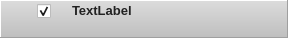
<?xml version="1.0" encoding="UTF-8"?>
<ui version="4.0">
 <class>impFrame</class>
 <widget class="QFrame" name="impFrame">
  <property name="geometry">
   <rect>
    <x>0</x>
    <y>0</y>
    <width>288</width>
    <height>38</height>
   </rect>
  </property>
  <property name="sizePolicy">
   <sizepolicy hsizetype="Preferred" vsizetype="Minimum">
    <horstretch>0</horstretch>
    <verstretch>0</verstretch>
   </sizepolicy>
  </property>
  <property name="windowTitle">
   <string>Frame</string>
  </property>
  <property name="styleSheet">
   <string notr="true">* {font-family: avenir, &quot;century gothic&quot;; color: #222;}
#title {font-size: 13px; font-weight: bold;}
:disabled {color:rgba(0,0,0,80);}
#impFrame { background: qlineargradient(spread:pad, x1:0 y1:1, x2:0 y2:0, stop:0 rgba(190, 190, 190), stop:1 rgba(220,220,220)) }
QLabel { qproperty-alignment: AlignRight; }
#closeButton{ font-size: 20pt; }
#closeButton:hover:!pressed { 
color: red;
}
</string>
  </property>
  <property name="frameShape">
   <enum>QFrame::Panel</enum>
  </property>
  <property name="frameShadow">
   <enum>QFrame::Raised</enum>
  </property>
  <layout class="QVBoxLayout" name="verticalLayout_2">
   <property name="spacing">
    <number>1</number>
   </property>
   <property name="topMargin">
    <number>0</number>
   </property>
   <property name="bottomMargin">
    <number>0</number>
   </property>
   <item>
    <layout class="QHBoxLayout" name="titleLayout">
     <property name="topMargin">
      <number>0</number>
     </property>
     <property name="rightMargin">
      <number>0</number>
     </property>
     <property name="bottomMargin">
      <number>0</number>
     </property>
     <item>
      <widget class="QFrame" name="arrowFrame">
       <property name="sizePolicy">
        <sizepolicy hsizetype="Preferred" vsizetype="Fixed">
         <horstretch>0</horstretch>
         <verstretch>0</verstretch>
        </sizepolicy>
       </property>
       <property name="minimumSize">
        <size>
         <width>24</width>
         <height>16</height>
        </size>
       </property>
       <property name="maximumSize">
        <size>
         <width>24</width>
         <height>24</height>
        </size>
       </property>
       <property name="styleSheet">
        <string notr="true">border: 0px;</string>
       </property>
       <property name="frameShape">
        <enum>QFrame::StyledPanel</enum>
       </property>
       <property name="frameShadow">
        <enum>QFrame::Raised</enum>
       </property>
      </widget>
     </item>
     <item>
      <widget class="QCheckBox" name="activeBox">
       <property name="minimumSize">
        <size>
         <width>34</width>
         <height>16</height>
        </size>
       </property>
       <property name="maximumSize">
        <size>
         <width>34</width>
         <height>16777215</height>
        </size>
       </property>
       <property name="text">
        <string/>
       </property>
       <property name="checked">
        <bool>true</bool>
       </property>
      </widget>
     </item>
     <item>
      <widget class="QLabel" name="title">
       <property name="sizePolicy">
        <sizepolicy hsizetype="Preferred" vsizetype="Fixed">
         <horstretch>0</horstretch>
         <verstretch>0</verstretch>
        </sizepolicy>
       </property>
       <property name="baseSize">
        <size>
         <width>0</width>
         <height>0</height>
        </size>
       </property>
       <property name="text">
        <string>TextLabel</string>
       </property>
      </widget>
     </item>
     <item>
      <spacer name="horizontalSpacer">
       <property name="orientation">
        <enum>Qt::Horizontal</enum>
       </property>
       <property name="sizeHint" stdset="0">
        <size>
         <width>40</width>
         <height>20</height>
        </size>
       </property>
      </spacer>
     </item>
    </layout>
   </item>
   <item>
    <widget class="QWidget" name="content" native="true">
     <layout class="QGridLayout" name="contentLayout" columnstretch="0">
      <property name="topMargin">
       <number>0</number>
      </property>
      <property name="bottomMargin">
       <number>0</number>
      </property>
      <property name="verticalSpacing">
       <number>4</number>
      </property>
     </layout>
    </widget>
   </item>
  </layout>
 </widget>
 <resources/>
 <connections>
  <connection>
   <sender>activeBox</sender>
   <signal>toggled(bool)</signal>
   <receiver>content</receiver>
   <slot>setEnabled(bool)</slot>
   <hints>
    <hint type="sourcelabel">
     <x>24</x>
     <y>27</y>
    </hint>
    <hint type="destinationlabel">
     <x>118</x>
     <y>65</y>
    </hint>
   </hints>
  </connection>
  <connection>
   <sender>activeBox</sender>
   <signal>toggled(bool)</signal>
   <receiver>title</receiver>
   <slot>setEnabled(bool)</slot>
   <hints>
    <hint type="sourcelabel">
     <x>24</x>
     <y>27</y>
    </hint>
    <hint type="destinationlabel">
     <x>73</x>
     <y>27</y>
    </hint>
   </hints>
  </connection>
 </connections>
</ui>
